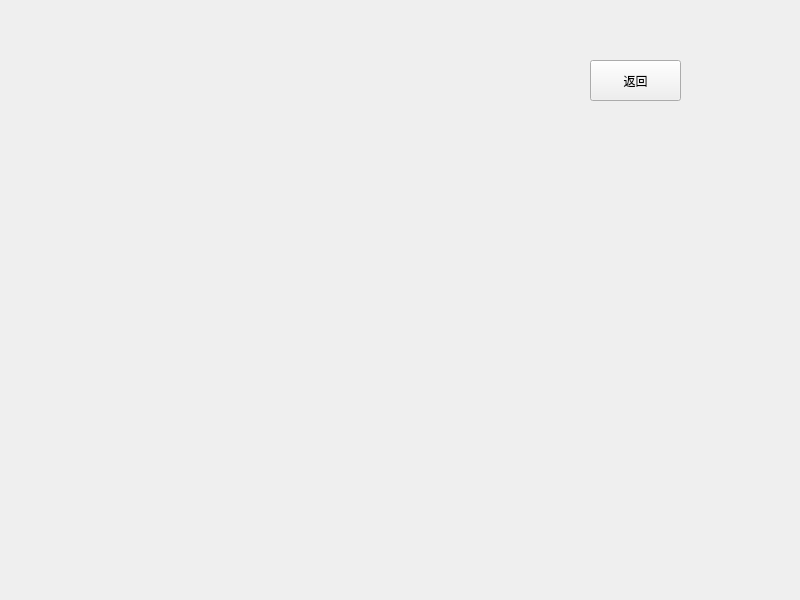
<?xml version="1.0" encoding="UTF-8"?>
<ui version="4.0">
 <class>Movetest</class>
 <widget class="QWidget" name="Movetest">
  <property name="geometry">
   <rect>
    <x>0</x>
    <y>0</y>
    <width>800</width>
    <height>600</height>
   </rect>
  </property>
  <property name="windowTitle">
   <string>Form</string>
  </property>
  <widget class="QPushButton" name="back">
   <property name="geometry">
    <rect>
     <x>590</x>
     <y>60</y>
     <width>91</width>
     <height>41</height>
    </rect>
   </property>
   <property name="text">
    <string>返回</string>
   </property>
  </widget>
 </widget>
 <resources/>
 <connections/>
</ui>
